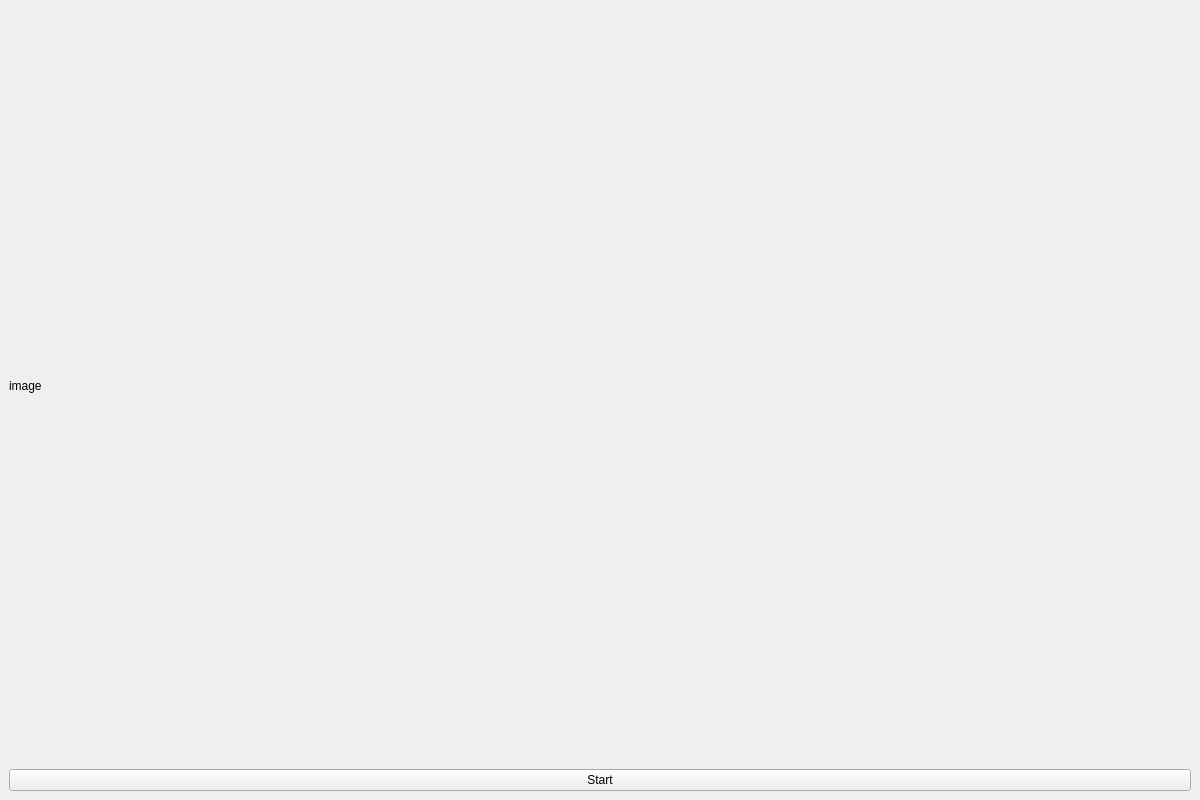
<?xml version="1.0" encoding="UTF-8"?>
<ui version="4.0">
 <class>MainWindow</class>
 <widget class="QMainWindow" name="MainWindow">
  <property name="geometry">
   <rect>
    <x>0</x>
    <y>0</y>
    <width>1200</width>
    <height>800</height>
   </rect>
  </property>
  <property name="windowTitle">
   <string>MainWindow</string>
  </property>
  <widget class="QWidget" name="centralwidget">
   <layout class="QVBoxLayout" name="verticalLayout">
    <property name="spacing">
     <number>0</number>
    </property>
    <property name="leftMargin">
     <number>0</number>
    </property>
    <property name="topMargin">
     <number>0</number>
    </property>
    <property name="rightMargin">
     <number>0</number>
    </property>
    <property name="bottomMargin">
     <number>0</number>
    </property>
    <item>
     <widget class="QStackedWidget" name="stackedWidget">
      <widget class="QWidget" name="entryPage">
       <property name="autoFillBackground">
        <bool>true</bool>
       </property>
       <property name="styleSheet">
        <string notr="true"/>
       </property>
       <layout class="QGridLayout" name="gridLayout">
        <item row="0" column="0">
         <widget class="QLabel" name="label">
          <property name="text">
           <string>image</string>
          </property>
          <property name="scaledContents">
           <bool>true</bool>
          </property>
         </widget>
        </item>
        <item row="1" column="0">
         <widget class="QPushButton" name="startButton">
          <property name="sizePolicy">
           <sizepolicy hsizetype="Preferred" vsizetype="Maximum">
            <horstretch>0</horstretch>
            <verstretch>0</verstretch>
           </sizepolicy>
          </property>
          <property name="text">
           <string>Start</string>
          </property>
         </widget>
        </item>
       </layout>
      </widget>
      <widget class="QWidget" name="mainToDo">
       <layout class="QGridLayout" name="gridLayout_2">
        <item row="0" column="0">
         <widget class="QPushButton" name="addButton">
          <property name="text">
           <string>dodaj</string>
          </property>
         </widget>
        </item>
        <item row="0" column="1">
         <widget class="QPushButton" name="removeButton">
          <property name="text">
           <string>usun</string>
          </property>
         </widget>
        </item>
       </layout>
      </widget>
     </widget>
    </item>
   </layout>
  </widget>
 </widget>
 <resources/>
 <connections/>
</ui>
